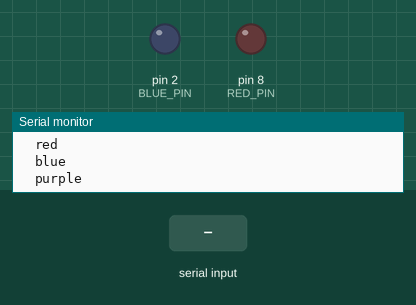
This sketch was run on a simulated Arduino Uno, built with avr-gcc and run on an emulated ATmega328P. Parts: output pins drawn as LEDs (lit = HIGH), the last lines printed to the serial monitor. The inputs (shaded band) are chosen by the test bench.

Above: at 1.2 s.
1.3 s: "red\n" received over Serial
At 1.9 s:
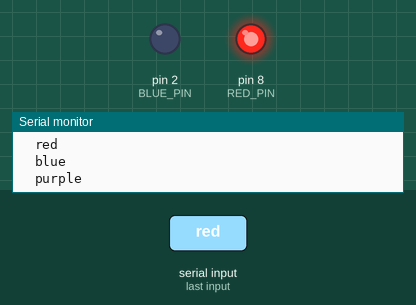
3.8 s: "blue\n" received over Serial
At 4.6 s:
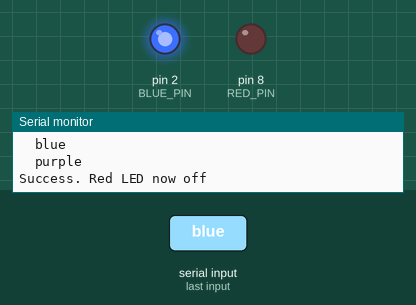
6.3 s: "purple\n" received over Serial
At 7.0 s:
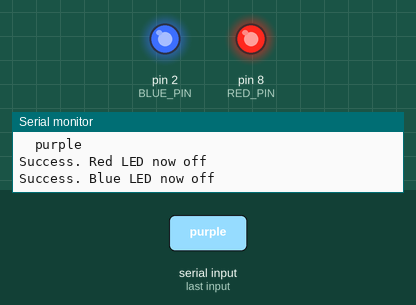
Timing chart, 0 to 9.3 s (numbered marks = the images above; inputs shaded):
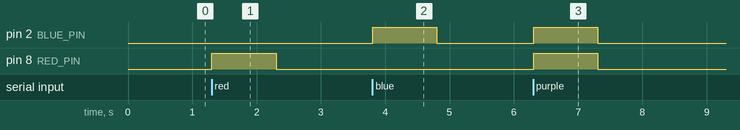

The sketch:

test_API.ino
```cpp
// define pin constants
#define RED_PIN 8
#define BLUE_PIN 2
#define DELAY_DURATION 500
#define ON_DURATION 1000

long red_start_time = 0;
long blue_start_time = 0;
bool string_complete = false;
bool red_is_on = false;
bool blue_is_on = false;
String input = "";

void setup() {
  // do nothing
  Serial.begin(9600);
  pinMode(RED_PIN, OUTPUT);
  pinMode(BLUE_PIN, OUTPUT);
  delay(50);
  Serial.println("Valid client instructions:\n  red\n  blue\n  purple\n");
}

void loop() {

  if (string_complete) {
    string_complete = false;

    if (input == "red") {
      redOn();
      red_start_time = millis();
    }
    else if (input == "blue") {
      blueOn();
      blue_start_time = millis();
    }
    else if (input == "purple") {
      purpleOn();
      red_start_time = millis();
      blue_start_time = millis();
    }
    else {
      Serial.println("What are you doing? '" + input + "' isn't a known command");
    }

    // reset the input string
    input = "";
  }

  if (red_is_on && millis() - red_start_time >= ON_DURATION) {
    redOff();
    Serial.println("Success. Red LED now off");
  }
  if (blue_is_on && millis() - blue_start_time >= ON_DURATION) {
    blueOff();
    Serial.println("Success. Blue LED now off");
  }


// just testing the functions

//  redOn();
//  delay(DELAY_DURATION);
//
//  redOff();
//  delay(DELAY_DURATION);
//
//  blueOn();
//  delay(DELAY_DURATION);
//
//  blueOff();
//  delay(DELAY_DURATION);
//
//  purpleOn();
//  delay(DELAY_DURATION);
//
//  purpleOff();
//  delay(DELAY_DURATION);
}

/*
  SerialEvent occurs whenever a new data comes in the hardware serial RX. This
  routine is run between each time loop() runs, so using delay inside loop can
  delay response. Multiple bytes of data may be available.
*/
void serialEvent() {
  while (Serial.available()) {
    // get the new byte:
    char inChar = (char)Serial.read();
    // if the incoming character is a newline, set a flag so the main loop can
    // do something about it:
    if (inChar == '\n') {
      string_complete = true;
    }
    else {
      // otherwise, add it to the inputString:
      input += inChar;
    }
  }
}

void redOn() {
  // turn red LED on
  digitalWrite(RED_PIN, HIGH);
  red_is_on = true;
}

void redOff() {
  // turn red LED off
  digitalWrite(RED_PIN, LOW);
  red_is_on = false;
}

void blueOn() {
  // turn blue LED on
  digitalWrite(BLUE_PIN, HIGH);
  blue_is_on = true;
}

void blueOff() {
  // turn blue LED off
  digitalWrite(BLUE_PIN, LOW);
  blue_is_on = false;
}

void purpleOn() {
  // turn red and blue LEDs on
  redOn();
  blueOn();
}

void purpleOff() {
  // turn red and blue LEDs off
  redOff();
  blueOff();
}
```

Measured:
- after the input at 1.3 s, pin 8 (RED_PIN): LOW → HIGH at once, → LOW 1.0 s later
- after the input at 3.8 s, pin 2 (BLUE_PIN): LOW → HIGH at once, → LOW 1.0 s later
- after the input at 6.3 s, pin 2 (BLUE_PIN), pin 8 (RED_PIN): LOW → HIGH at once, → LOW 1.0 s later
